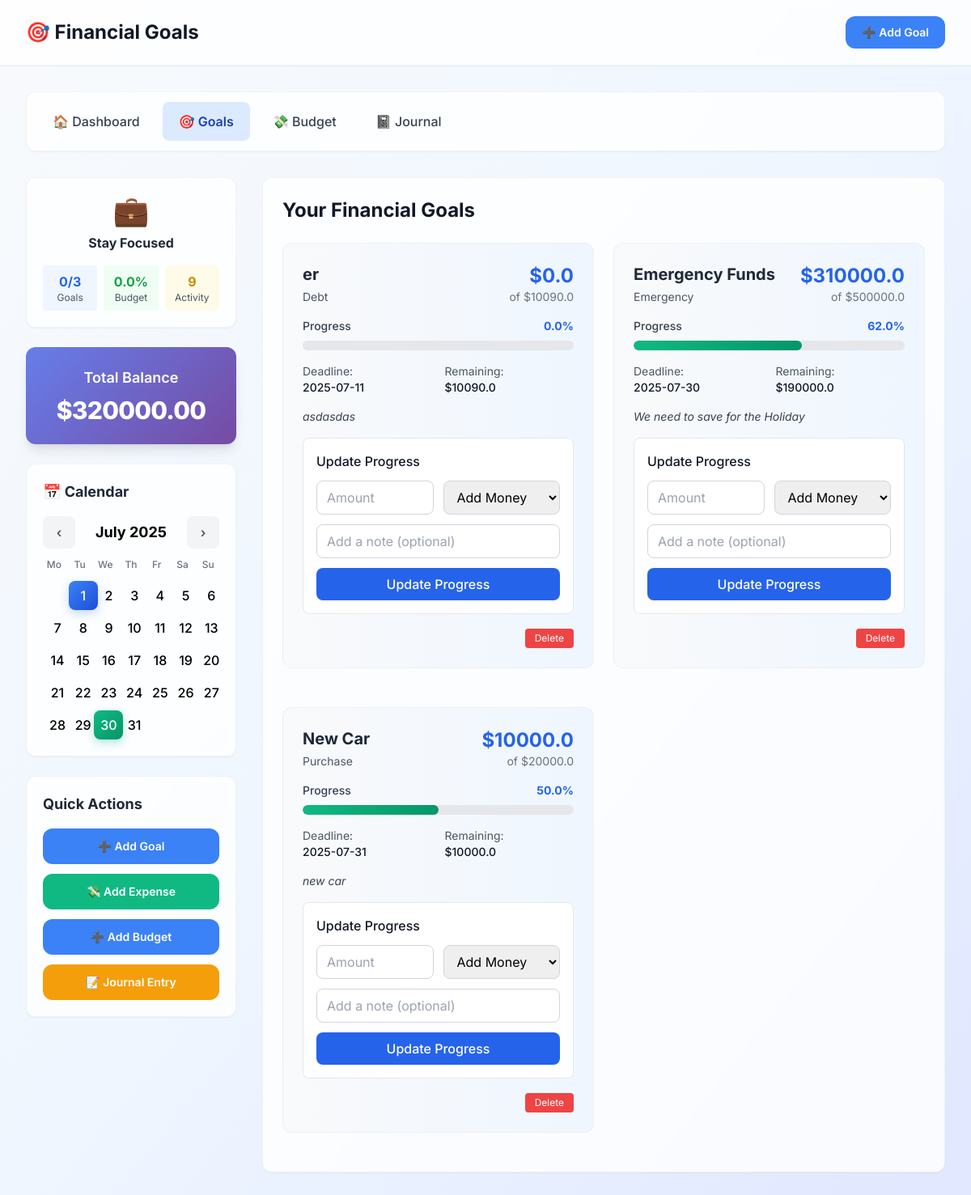
Before: /goals with the older database file.
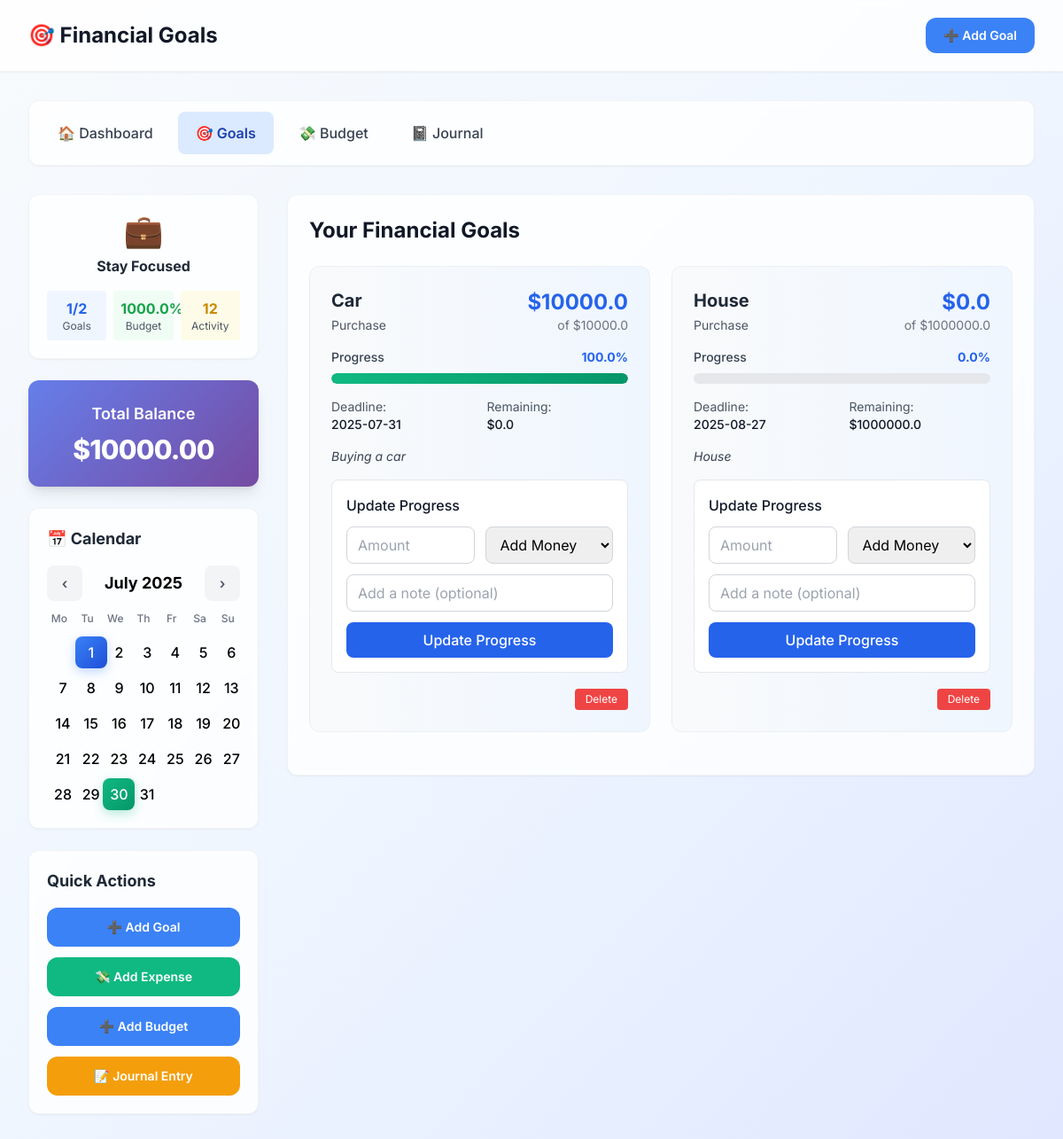
After: the same page with the newer database file.
### tables this page shows
CREATE TABLE financial_goals (
            id INTEGER PRIMARY KEY AUTOINCREMENT,
            name TEXT NOT NULL,
            target_amount REAL NOT NULL,
            current_amount REAL DEFAULT 0,
            deadline TEXT NOT NULL,
            category TEXT NOT NULL,
            description TEXT,
            created_at DATETIME DEFAULT CURRENT_TIMESTAMP
        );

### app.py (the view)
@app.route('/goals')
def view_goals():
    today = datetime.now().strftime('%Y-%m-%d')
    with sqlite3.connect('finance.db') as conn:
        cursor = conn.cursor()
        cursor.execute("""
            SELECT g.*,
                   (SELECT COUNT(*) FROM transactions WHERE goal_id = g.id) as transaction_count,
                   (g.current_amount / g.target_amount * 100) as progress_percent
            FROM financial_goals g
            ORDER BY deadline ASC
        """)
        goals = cursor.fetchall()
        total_balance = sum(goal[3] for goal in goals)
        goals_total = len(goals)
        goals_completed = sum(1 for goal in goals if goal[3] >= goal[2])
        current_month = today[:7]
        cursor.execute("""
            SELECT b.category, b.planned_amount,
                   COALESCE(SUM(e.amount), 0) as spent_amount,
                   (COALESCE(SUM(e.amount), 0) / b.planned_amount * 100) as spent_percent
            FROM budgets b
            LEFT JOIN expenses e ON b.id = e.budget_id
            WHERE b.month = ?
            GROUP BY b.id, b.category, b.planned_amount
        """, (current_month,))
        budget_overview = cursor.fetchall()
        if budget_overview:
            budget_status = sum(budget[3] for budget in budget_overview) / len(budget_overview)
        else:
            budget_status = 0
        cursor.execute("""
            SELECT COUNT(*) FROM transactions
            WHERE date >= date('now', '-7 days')
        """)
        recent_activity_count = cursor.fetchone()[0]
        goal_score = (goals_completed / goals_total * 100) if goals_total > 0 else 0
        if goal_score >= 80 and budget_status <= 90:
            status_icon = "🔥"
            status_text = "On Fire!"
        elif goal_score >= 60 and budget_status <= 100:
            status_icon = "✨"
            status_text = "Looking Good"
        elif goal_score >= 40 or budget_status <= 120:
            status_icon = "👀"
            status_text = "Stay Focused"
        else:
            status_icon = "💀"
            status_text = "Need Help"
    return render_template('goals.html', goals=goals, total_balance=total_balance,
                          goals_completed=goals_completed, goals_total=goals_total,
                          budget_status=round(budget_status, 1), recent_activity_count=recent_activity_count,
                          status_icon=status_icon, status_text=status_text)

### templates/goals.html (shortened to what the changed rows need)
<!DOCTYPE html>
<html lang="en">
<head>
    <script src="https://cdn.tailwindcss.com"></script>
</head>
<body class="bg-gradient-to-br from-slate-50 via-blue-50 to-indigo-100 min-h-screen">
    <div class="bg-white/80 backdrop-blur-sm shadow-sm border-b border-gray-200/50">
        <div class="max-w-7xl mx-auto px-4 sm:px-6 lg:px-8">
            <div class="flex justify-between items-center py-5">
                <h1 class="text-2xl font-bold text-gray-900 flex items-center gap-3">
                    🎯 Financial Goals
                </h1>
            </div>
        </div>
    </div>
    <div class="max-w-7xl mx-auto px-4 sm:px-6 lg:px-8 py-8">
        <div class="grid grid-cols-1 lg:grid-cols-4 gap-8">
            <aside class="lg:col-span-1">
                <div class="bg-white/80 backdrop-blur-sm rounded-xl shadow-sm p-5 mb-6 border border-gray-200/50">
                    <div class="financial-status-overview">
                        <div class="grid grid-cols-3 gap-2 text-center">
                            <div class="bg-blue-50 p-2 rounded">
                                <div class="font-bold text-blue-600" id="sidebar-goals-completed">{{ goals_completed|default(0) }}/{{ goals_total|default(1) }}</div>
                                <div class="text-xs text-gray-600">Goals</div>
                            </div>
                            <div class="bg-green-50 p-2 rounded">
                                <div class="font-bold text-green-600" id="sidebar-budget-status">{{ budget_status|default(1) }}%</div>
                                <div class="text-xs text-gray-600">Budget</div>
                            </div>
                            <div class="bg-yellow-50 p-2 rounded">
                                <div class="font-bold text-yellow-600" id="sidebar-recent-activity">{{ recent_activity_count|default(4) }}</div>
                                <div class="text-xs text-gray-600">Activity</div>
                            </div>
                        </div>
                    </div>
                </div>
                <div class="balance-card text-white rounded-xl shadow-lg p-6 mb-6 flex flex-col items-center">
                    <div class="text-lg font-semibold mb-2">Total Balance</div>
                    <div class="text-3xl font-extrabold tracking-tight">${{ '%.2f' % (total_balance | default(0) | float) }}</div>
                </div>
            </aside>
            <main class="lg:col-span-3">
                <section class="bg-white/80 backdrop-blur-sm rounded-xl shadow-sm p-6 mb-6 border border-gray-200/50">
                    <h2 class="text-2xl font-bold text-gray-900 mb-6">Your Financial Goals</h2>
                    <div id="goals-container">
                        {% if goals and goals|length > 0 %}
                        <div class="grid grid-cols-1 md:grid-cols-2 gap-6">
                            {% for goal in goals %}
                            <div class="goal-card bg-gradient-to-r from-gray-50 to-blue-50 p-6 rounded-xl mb-6 border border-gray-200/50">
                                <div class="flex justify-between items-start mb-4">
                                    <div>
                                        <h3 class="text-xl font-bold text-gray-800 mb-1">{{ goal[1] | default('Untitled Goal') }}</h3>
                                        <p class="text-sm text-gray-600">{{ goal[5] | title | default('No Category') }}</p>
                                    </div>
                                    <div class="text-right">
                                        <div class="text-2xl font-bold text-blue-600">${{ goal[3] | round(2) | default(0) }}</div>
                                        <div class="text-sm text-gray-500">of ${{ goal[2] | round(2) | default(0) }}</div>
                                    </div>
                                </div>
                                <div class="mb-4">
                                    <div class="flex justify-between items-center mb-2">
                                        <span class="text-sm font-medium text-gray-700">Progress</span>
                                        <span class="text-sm font-bold text-blue-600">{{ (goal[3]/goal[2]*100)|round(1) }}%</span>
                                    </div>
                                    {% set progress = (goal[3]/goal[2]*100) %}
                                    {% if progress < 0 or progress > 120 %}
                                        {% set bar_style = 'width:100%;background:#ef4444;' %}
                                    {% elif progress > 100 %}
                                        {% set bar_style = 'width:' ~ progress|round(1) ~ '%;background:#f59e0b;' %}
                                    {% else %}
                                        {% set bar_style = 'width:' ~ progress|round(1) ~ '%;' %}
                                    {% endif %}
                                    <div class="progress-container w-full bg-gray-200 rounded-full h-3">
                                        <div class="progress-fill h-3 rounded-full" style="{{ bar_style }}"></div>
                                    </div>
                                </div>
                                <div class="grid grid-cols-2 gap-4 text-sm mb-4">
                                    <div>
                                        <span class="text-gray-600">Deadline:</span>
                                        <span class="font-medium text-gray-900 block">{{ goal[4] }}</span>
                                    </div>
                                    <div>
                                        <span class="text-gray-600">Remaining:</span>
                                        <span class="font-medium text-gray-900 block">${{ (goal[2] - goal[3])|round(2) }}</span>
                                    </div>
                                </div>
                                {% if goal[6] %}
                                <div class="mb-4">
                                    <p class="text-sm text-gray-700 italic">{{ goal[6] }}</p>
                                </div>
                                {% endif %}
                                <div class="bg-white rounded-lg p-4 border">
                                    <h4 class="font-medium text-gray-900 mb-3">Update Progress</h4>
                                    <form class="update-form space-y-3" data-goal-id="{{ goal[0] }}">
                                        <div class="grid grid-cols-2 gap-3">
                                            <input type="number" step="0.01" name="amount" placeholder="Amount" required class="px-3 py-2 border border-gray-300 rounded-lg focus:ring-2 focus:ring-blue-500 focus:border-blue-500">
                                            <select name="type" required class="px-3 py-2 border border-gray-300 rounded-lg focus:ring-2 focus:ring-blue-500 focus:border-blue-500">
                                                <option value="deposit">Add Money</option>
                                            </select>
                                        </div>
                                        <input type="text" name="note" placeholder="Add a note (optional)" class="w-full px-3 py-2 border border-gray-300 rounded-lg focus:ring-2 focus:ring-blue-500 focus:border-blue-500">
                                        <button type="submit" class="w-full bg-blue-600 text-white py-2 px-4 rounded-lg font-medium hover:bg-blue-700 transition-colors">
                                            Update Progress
                                        </button>
                                    </form>
                                </div>
                                <div class="flex justify-end gap-2 mt-4">
                                    <form method="POST" action="{{ url_for('delete_goal', goal_id=goal[0]) }}" onsubmit="return confirm('Are you sure you want to delete this goal?');" style="display:inline;">
                                        <button type="submit" class="bg-red-500 text-white px-3 py-1 rounded hover:bg-red-600 text-xs">Delete</button>
                                    </form>
                                </div>
                            </div>
                            {% endfor %}
                        </div>
                        {% else %}
                        <div class="text-center text-gray-500 py-8">
                            <div class="text-4xl mb-3">🎯</div>
                            <p class="text-lg font-medium">No financial goals yet.</p>
                        </div>
                        {% endif %}
                    </div>
                </section>
            </main>
        </div>
    </div>
</body>
</html>

Changed rows visible on the page:
removed financial_goals: name "er", category "Debt", current_amount "0.0", target_amount "10090.0", (goal[3]/goal[2]*100)|round(1) "0.0", deadline "2025-07-11", (goal[2]-goal[3])|round(2) "10090.0", description "asdasdas"
removed financial_goals: name "Emergency Funds", category "Emergency", current_amount "310000.0", target_amount "500000.0", (goal[3]/goal[2]*100)|round(1) "62.0", deadline "2025-07-30", (goal[2]-goal[3])|round(2) "190000.0", description "We need to save for the Holiday"
removed financial_goals: name "New Car", category "Purchase", current_amount "10000.0", target_amount "20000.0", (goal[3]/goal[2]*100)|round(1) "50.0", deadline "2025-07-31", (goal[2]-goal[3])|round(2) "10000.0", description "new car"
added financial_goals: name "Car", category "Purchase", current_amount "10000.0", target_amount "10000.0", (goal[3]/goal[2]*100)|round(1) "100.0", deadline "2025-07-31", (goal[2]-goal[3])|round(2) "0.0", description "Buying a car"
added financial_goals: name "House", category "Purchase", current_amount "0.0", target_amount "1000000.0", (goal[3]/goal[2]*100)|round(1) "0.0", deadline "2025-08-27", (goal[2]-goal[3])|round(2) "1000000.0", description "House"
Other visible differences:
{{ goals_completed|default(0) }}: "0" → "1"
{{ goals_total|default(1) }}: "3" → "2"
{{ budget_status|default(1) }}: "0.0" → "1000.0"
{{ recent_activity_count|default(4) }}: "9" → "12"
{{ '%.2f' % (total_balance | default(0) | float) }}: "320000.00" → "10000.00"
